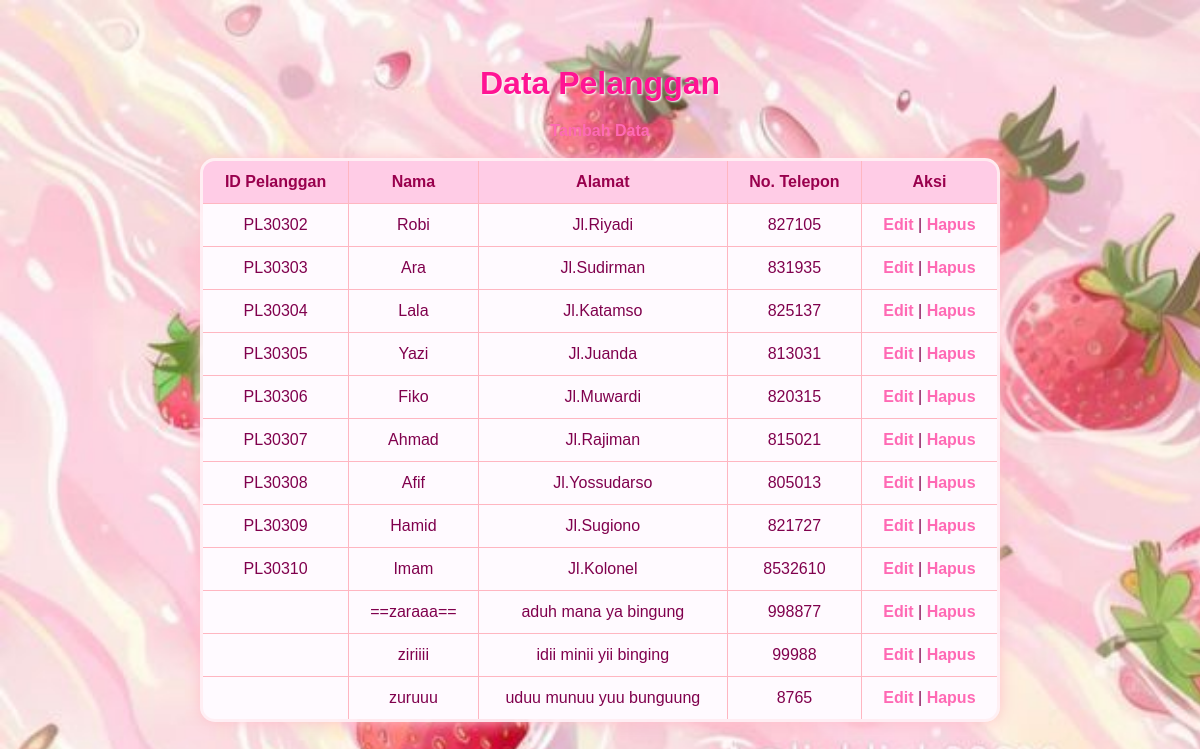
The page / on the database its author committed.
### tables this page shows
CREATE TABLE `pelanggan` (
  `id_pelanggan` varchar(10) NOT NULL,
  `nama_pelanggan` varchar(15) NOT NULL,
  `alamat` varchar(50) DEFAULT NULL,
  `notelp_pelanggan` varchar(15) DEFAULT NULL
);

### index.php (the view, shortened to what this page needs)
<?php include 'koneksi.php';  ?>
<!DOCTYPE html>
<html>
<head>
    <link rel="stylesheet" type="text/css" href="style.css">
</head>
<body>
<h2>Data Pelanggan</h2>
<a href="tambah.php">Tambah Data</a><br><br>
<table border="1" cellpadding="5" cellspacing="0">
    <tr>
        <th>ID Pelanggan</th>
        <th>Nama</th>
        <th>Alamat</th>
        <th>No. Telepon</th>
        <th>Aksi</th>
    </tr>
    <?php
    $result = mysqli_query($conn, "SELECT * FROM `pelanggan`");
    while ($row = mysqli_fetch_assoc($result)) {
        echo "<tr>
            <td>".$row['id_pelanggan']."</td>
            <td>".$row['nama_pelanggan']."</td>
            <td>".$row['alamat']."</td>
            <td>".$row['notelp_pelanggan']."</td>
            <td>
                <a href='edit.php?id=".$row['id_pelanggan']."'>Edit</a> |
                <a href='hapus.php?id=".$row['id_pelanggan']."' onclick=\"return confirm('Yakin hapus data pelanggan ini?');\">Hapus</a>
            </td>
        </tr>";
    }
    ?>
</table>
</body>
</html>

### style.css (style rules this page uses)
body { background-image: url('pink4.jpg'); background-size: cover; background-repeat: no-repeat; background-attachment: fixed; font-family: 'Comic Sans MS', cursive, sans-serif; color: #80004d; text-align: center; padding: 30px; background-color: #ffe4f0; }
h2 { color: #ff1493; font-size: 32px; margin-bottom: 20px; text-shadow: 1px 1px 2px white; }
a { color: #ff69b4; text-decoration: none; font-weight: bold; }
table { margin: 0 auto; border-collapse: collapse; background-color: rgba(255, 240, 245, 0.95); width: 90%; max-width: 800px; border: 3px solid #ffb6c1; box-shadow: 0 0 15px pink; border-radius: 15px; overflow: hidden; }
th, td { padding: 12px 15px; border: 1px solid #ffb6c1; font-size: 16px; }
th { background-color: #ffcce6; color: #99004d; }
td { background-color: #fffaff; }

### rows shown on the page
pelanggan: id_pelanggan "PL30302", nama_pelanggan "Robi", alamat "Jl.Riyadi", notelp_pelanggan "827105"
pelanggan: id_pelanggan "PL30303", nama_pelanggan "Ara", alamat "Jl.Sudirman", notelp_pelanggan "831935"
pelanggan: id_pelanggan "PL30304", nama_pelanggan "Lala", alamat "Jl.Katamso", notelp_pelanggan "825137"
pelanggan: id_pelanggan "PL30305", nama_pelanggan "Yazi", alamat "Jl.Juanda", notelp_pelanggan "813031"
pelanggan: id_pelanggan "PL30306", nama_pelanggan "Fiko", alamat "Jl.Muwardi", notelp_pelanggan "820315"
pelanggan: id_pelanggan "PL30307", nama_pelanggan "Ahmad", alamat "Jl.Rajiman", notelp_pelanggan "815021"
pelanggan: id_pelanggan "PL30308", nama_pelanggan "Afif", alamat "Jl.Yossudarso", notelp_pelanggan "805013"
pelanggan: id_pelanggan "PL30309", nama_pelanggan "Hamid", alamat "Jl.Sugiono", notelp_pelanggan "821727"
pelanggan: id_pelanggan "PL30310", nama_pelanggan "Imam", alamat "Jl.Kolonel", notelp_pelanggan "8532610"
pelanggan: nama_pelanggan "==zaraaa==", alamat "aduh mana ya bingung", notelp_pelanggan "998877"
pelanggan: nama_pelanggan "ziriiii", alamat "idii minii yii binging", notelp_pelanggan "99988"
pelanggan: nama_pelanggan "zuruuu", alamat "uduu munuu yuu bunguung", notelp_pelanggan "8765"
